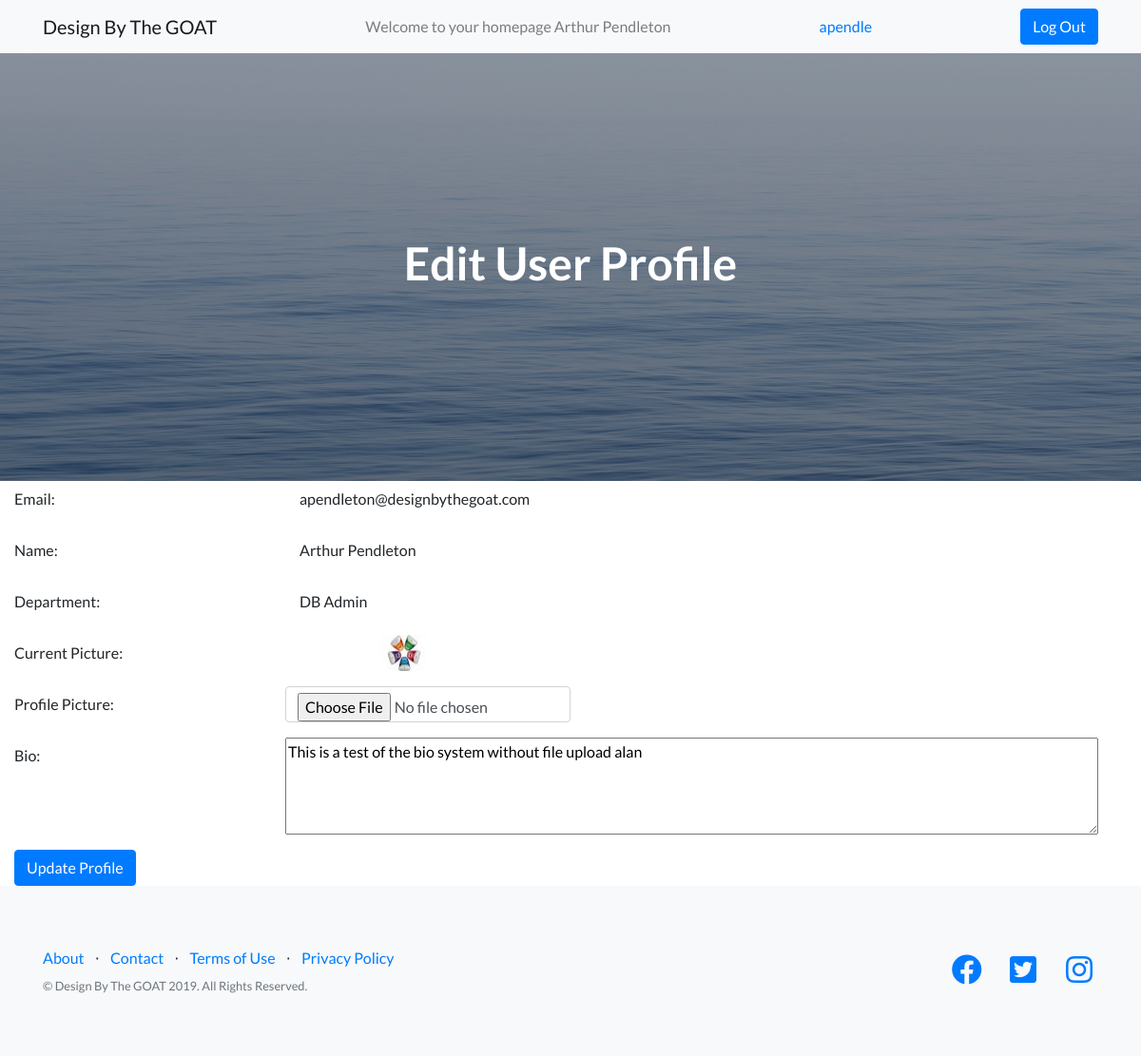
The page /userprofile.php (signed in) on the database its author committed.
### tables this page shows
CREATE TABLE `users` (
  `userID` int(5) NOT NULL COMMENT 'Primary key',
  `level` int(1) NOT NULL COMMENT 'Account level, can only be values 1 to 3',
  `department` varchar(100) DEFAULT NULL COMMENT 'department name',
  `active` char(1) NOT NULL COMMENT 'Account status, must be ''y'' or ''n''',
  `firstName` varchar(50) NOT NULL,
  `lastName` varchar(100) NOT NULL,
  `password` varchar(255) NOT NULL DEFAULT 'Password01',
  `lastLogin` datetime NOT NULL DEFAULT current_timestamp(),
  `notes` varchar(1000) DEFAULT NULL,
  `username` varchar(20) NOT NULL,
  `image` varchar(500) DEFAULT NULL,
  `bio` varchar(1000) DEFAULT NULL COMMENT 'user bio'
);

### userprofile.php (the view, shortened to what this page needs)
<?php
    require('connect.php');
    $username = $_SESSION['username'];
    $name = $_SESSION['name'];
    $image = $_SESSION['image'];
    $query = "SELECT * FROM users WHERE username = :username";
    $statement = $db->prepare($query);
    $statement->bindValue(':username', $username);
    $statement->execute();
    $row = $statement->fetch();
    $firstlast = strtolower(substr($row['firstName'], 0, 1).$row['lastName']);
    $department = $row['department'];
?>
<!DOCTYPE html>
<html lang="en">
	<head>
  <link href="vendor/bootstrap/css/bootstrap.min.css" rel="stylesheet">
  <link href="vendor/fontawesome-free/css/all.min.css" rel="stylesheet">
  <link href="vendor/simple-line-icons/css/simple-line-icons.css" rel="stylesheet" type="text/css">
   <link href="css/landing-page.min.css" rel="stylesheet">
	</head>
<body>
  <nav class="navbar navbar-light bg-light static-top">
    <div class="container">
      <a class="navbar-brand" href="userindex.php">Design By The GOAT</a>
      <span class="navbar-text">
        Welcome to your homepage <?=$name?>
      </span>
      <a class="nav-link" href="userindex.php"><?=$username?> <span class="sr-only">(current)</span></a>
      <a class="btn btn-primary btn-med" href="logout.php">Log Out</a>
    </div>
  </nav>
  <header class="masthead text-white text-center">
    <div class="overlay"></div>
    <div class="container">
      <div class="row">
        <div class="col-md-10 col-lg-8 col-xl-7 mx-auto">
            <h1>Edit User Profile</h1>
        </div>
      </div>
    </div>
  </header>
  <div class="container-fluid">
        <form method="post" action="updateprofile.php" enctype='multipart/form-data'>
          <div class="form-group row">
            <label for="staticEmail" class="col-sm-3 col-form-label">Email:</label>
                <input type="text" readonly class="form-control-plaintext col-sm-3" id="staticEmail" value="<?=$firstlast?>@designbythegoat.com">
          </div>
          <div class="form-group row">
                <label for="staticName" class="col-sm-3 col-form-label">Name:</label>
                    <input type="text" readonly class="form-control-plaintext col-sm-3" id="staticName" value="<?=$name?>"/>
           </div>
            <div class="form-group row">
                <label for="staticDpt" class="col-sm-3 col-form-label">Department:</label>
                    <input type="text" readonly class="form-control-plaintext col-sm-3" id="staticDpt" value="<?=$department?>"/>
           </div>
           <div class="form-group row">
                <label class="col-sm-4 col-form-label">Current Picture:</label>
                <img class="rounded" src="Uploads/<?=$image?>" alt="<?=$image?>">
            </div>
          <div class="form-group row">
            <label for="inputPicture" class="col-sm-3 col-form-label">Profile Picture:</label>
            <input type="file" class="form-control col-sm-3" id="inputPicture" name='image' placeholder="Click to upload a file"/>
          </div>
          <div class="form-group row">
            <label for="bio" class="col-sm-3 col-form-label">Bio:</label>
            <textarea cols="100" rows="4" name="bio"><?=$row['bio']?></textarea>
          </div>
          <button type="submit" name='submit' class="btn btn-primary">Update Profile</button>
        </form>
    </div>
  <footer class="footer bg-light">
    <div class="container">
      <div class="row">
        <div class="col-lg-6 h-100 text-center text-lg-left my-auto">
          <ul class="list-inline mb-2">
            <li class="list-inline-item">
              <a href="#">About</a>
            </li>
            <li class="list-inline-item">&sdot;</li>
            <li class="list-inline-item">
              <a href="#">Contact</a>
            </li>
            <li class="list-inline-item">&sdot;</li>
            <li class="list-inline-item">
              <a href="#">Terms of Use</a>
            </li>
            <li class="list-inline-item">&sdot;</li>
            <li class="list-inline-item">
              <a href="#">Privacy Policy</a>
            </li>
          </ul>
          <p class="text-muted small mb-4 mb-lg-0">&copy; Design By The GOAT 2019. All Rights Reserved.</p>
        </div>
        <div class="col-lg-6 h-100 text-center text-lg-right my-auto">
          <ul class="list-inline mb-0">
            <li class="list-inline-item mr-3">
              <a href="#">
                <i class="fab fa-facebook fa-2x fa-fw"></i>
              </a>
            </li>
            <li class="list-inline-item mr-3">
              <a href="#">
                <i class="fab fa-twitter-square fa-2x fa-fw"></i>
              </a>
            </li>
            <li class="list-inline-item">
              <a href="#">
                <i class="fab fa-instagram fa-2x fa-fw"></i>
              </a>
            </li>
          </ul>
        </div>
      </div>
    </div>
  </footer>
  </body>
</html>

### rows shown on the page
users: firstName+lastName "apendleton@designbythegoat.com", department "DB Admin", bio "This is a test of the bio system without file upload alan"

### other values the page prints
$name "Arthur Pendleton"
$username "apendle"
